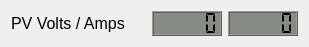
   <widget class="QWidget" name="layoutWidget">
    <property name="geometry">
     <rect>
      <x>3</x>
      <y>292</y>
      <width>301</width>
      <height>31</height>
     </rect>
    </property>
    <layout class="QGridLayout" name="gridLayout_5">
     <item row="0" column="0">
      <widget class="QLabel" name="PV_Volts_label">
       <property name="minimumSize">
        <size>
         <width>135</width>
         <height>0</height>
        </size>
       </property>
       <property name="maximumSize">
        <size>
         <width>135</width>
         <height>16777215</height>
        </size>
       </property>
       <property name="font">
        <font>
         <pointsize>12</pointsize>
        </font>
       </property>
       <property name="text">
        <string>PV Volts / Amps</string>
       </property>
      </widget>
     </item>
     <item row="0" column="1">
      <widget class="QLCDNumber" name="PV_Volts_LCD">
       <property name="minimumSize">
        <size>
         <width>70</width>
         <height>25</height>
        </size>
       </property>
       <property name="maximumSize">
        <size>
         <width>70</width>
         <height>25</height>
        </size>
       </property>
       <property name="font">
        <font>
         <pointsize>10</pointsize>
         <weight>50</weight>
         <bold>false</bold>
        </font>
       </property>
       <property name="styleSheet">
        <string notr="true">QLCDNumber{
background-color: rgb(136, 138, 133);
}</string>
       </property>
       <property name="digitCount">
        <number>5</number>
       </property>
       <property name="segmentStyle">
        <enum>QLCDNumber::Flat</enum>
       </property>
       <property name="value" stdset="0">
        <double>0.000000000000000</double>
       </property>
      </widget>
     </item>
     <item row="0" column="2">
      <widget class="QLCDNumber" name="PV_Amps1_LCD">
       <property name="minimumSize">
        <size>
         <width>70</width>
         <height>25</height>
        </size>
       </property>
       <property name="maximumSize">
        <size>
         <width>70</width>
         <height>25</height>
        </size>
       </property>
       <property name="font">
        <font>
         <pointsize>10</pointsize>
         <weight>50</weight>
         <bold>false</bold>
        </font>
       </property>
       <property name="styleSheet">
        <string notr="true">QLCDNumber{
background-color: rgb(136, 138, 133);
}</string>
       </property>
       <property name="digitCount">
        <number>5</number>
       </property>
       <property name="segmentStyle">
        <enum>QLCDNumber::Flat</enum>
       </property>
       <property name="value" stdset="0">
        <double>0.000000000000000</double>
       </property>
      </widget>
     </item>
    </layout>
   </widget>
